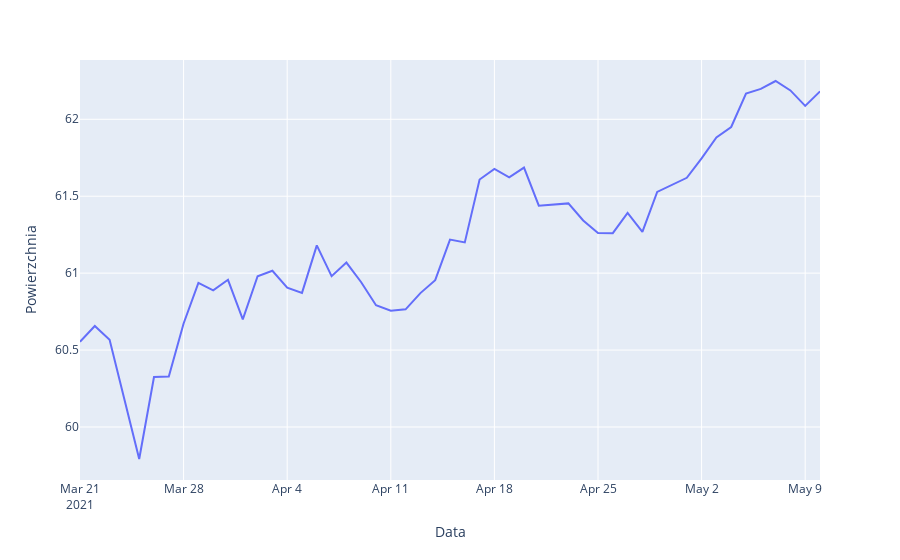

Notebook code cell kept with this figure:
### Code cell
avg_area_per_day = data.groupby("Data", as_index=False)["Powierzchnia"].mean()
fig = go.Figure(data=px.line(avg_area_per_day, x="Data", y="Powierzchnia"))
fig.show()

### Figure 1 — Plotly figure (JSON) as saved in the notebook; plotly's stock layout.template omitted (floating-point values rounded to 4 significant figures)
{"data": [{"hovertemplate": "Data=%{x}<br>Powierzchnia=%{y}<extra></extra>", "legendgroup": "", "line": {"color": "#636efa", "dash": "solid"}, "mode": "lines", "name": "", "orientation": "v", "showlegend": false, "type": "scatter", "x": ["2021-03-21", "2021-03-22", "2021-03-23", "2021-03-25", "2021-03-26", "2021-03-27", "2021-03-28", "2021-03-29", "2021-03-30", "2021-03-31", "2021-04-01", "2021-04-02", "2021-04-03", "2021-04-04", "2021-04-05", "2021-04-06", "2021-04-07", "2021-04-08", "2021-04-09", "2021-04-10", "2021-04-11", "2021-04-12", "2021-04-13", "2021-04-14", "2021-04-15", "2021-04-16", "2021-04-17", "2021-04-18", "2021-04-19", "2021-04-20", "2021-04-21", "2021-04-23", "2021-04-24", "2021-04-25", "2021-04-26", "2021-04-27", "2021-04-28", "2021-04-29", "2021-05-01", "2021-05-02", "2021-05-03", "2021-05-04", "2021-05-05", "2021-05-06", "2021-05-07", "2021-05-08", "2021-05-09", "2021-05-10"], "xaxis": "x", "y": [60.55, 60.66, 60.57, 59.79, 60.32, 60.33, 60.67, 60.94, 60.89, 60.96, 60.7, 60.98, 61.02, 60.91, 60.87, 61.18, 60.98, 61.07, 60.94, 60.79, 60.76, 60.76, 60.87, 60.95, 61.22, 61.2, 61.61, 61.68, 61.62, 61.69, 61.44, 61.45, 61.34, 61.26, 61.26, 61.39, 61.27, 61.53, 61.62, 61.75, 61.88, 61.95, 62.17, 62.2, 62.25, 62.19, 62.09, 62.18], "yaxis": "y"}], "layout": {"legend": {"tracegroupgap": 0}, "margin": {"t": 60}, "xaxis": {"anchor": "y", "domain": [0, 1], "title": {"text": "Data"}}, "yaxis": {"anchor": "x", "domain": [0, 1], "title": {"text": "Powierzchnia"}}}}
